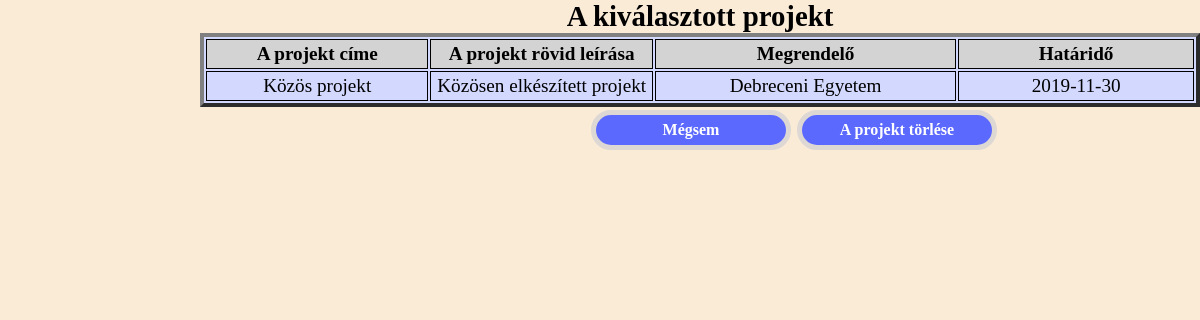
The page /Projektek/ProjektTorol.php?id=12 on the database its author committed.
### tables this page shows
CREATE TABLE `projektek` (
  `id` int(10) UNSIGNED NOT NULL,
  `p_nev` varchar(30) DEFAULT NULL,
  `p_leiras` varchar(200) DEFAULT NULL,
  `m_id` int(10) UNSIGNED DEFAULT NULL,
  `p_megrendelo` varchar(50) DEFAULT NULL,
  `p_hatarido` date DEFAULT NULL
);

### Projektek/ProjektTorol.php (the view, shortened to what this page needs)
<?php
$KeresoParameter = $_GET["id"];
?>
<!DOCTYPE>
<html lang="hu">
<head>
	<link rel="stylesheet" type="text/css" href="../Dizajn/projekterCSS.css">
    <link rel="stylesheet" type="text/css" href="Dizajn/menu.css">
</head>
<body>
<?php
global $conn;
$sql = "SELECT * FROM projektek WHERE id = '$KeresoParameter'";
$stmt = $conn->query($sql);
$Adatsorok = $stmt->fetch_array();
$P_nev = $Adatsorok["p_nev"];
$P_leiras = $Adatsorok["p_leiras"];
$P_megrendelo = $Adatsorok["p_megrendelo"];
$P_hatarido = $Adatsorok["p_hatarido"];
?>
<form class="" action="ProjektTorol.php?id=<?php echo $KeresoParameter; ?>" method="post">
	<table width="1000" border="4" align="center">
		<caption>A kiválasztott projekt</caption>
		<tr style="background-color: lightgray">
			<td style="font-weight: bold">A projekt címe</td>
			<td style="font-weight: bold">A projekt rövid leírása</td>
			<td style="font-weight: bold">Megrendelő</td>
			<td style="font-weight: bold">Határidő</td>
		</tr>
		<tr>
			<td><?php echo $P_nev?></td>
			<td><?php echo $P_leiras?></td>
			<td><?php echo $P_megrendelo?></td>
			<td><?php echo $P_hatarido?></td>
		</tr>
	</table>
	<div>
		<input type="submit" name="Elkuld", value="A projekt törlése">
		<input type="submit" name="Megsem", value="Mégsem">
</form>
</body>
</html>

### Dizajn/projekterCSS.css (style rules this page uses)
table { background: #d3d8ff; }
body { width: 800px; margin:0 auto; background-color: antiquewhite; }
input[type="Submit"] { color: white; font-size: 1.0em; font-family: Garamond,Georgia,Times,"Times New Roman",serif; width: 200px; height: 40px; background-color: #5c69ff; border: 5px solid ; border-bottom-left-radius: 35px; border-bottom-right-radius: 35px; border-top-left-radius: 35px; border-top-right-radius: 35px; border-color: rgb(221,216,212); font-weight: bold; margin: 3px; float: right; }
caption { font-family: Garamond; font-size: 1.8em; font-weight: bold; }
td { border: 1px solid; overflow: hidden; width: 70px; text-align: center; color: black; font-family: Garamond,Georgia,Times,"Times New Roman",serif; font-size: 1.2em; padding: 3px; }

### rows shown on the page
projektek: p_nev "Közös projekt", p_leiras "Közösen elkészí­tett projekt", p_megrendelo "Debreceni Egyetem", p_hatarido "2019-11-30"
